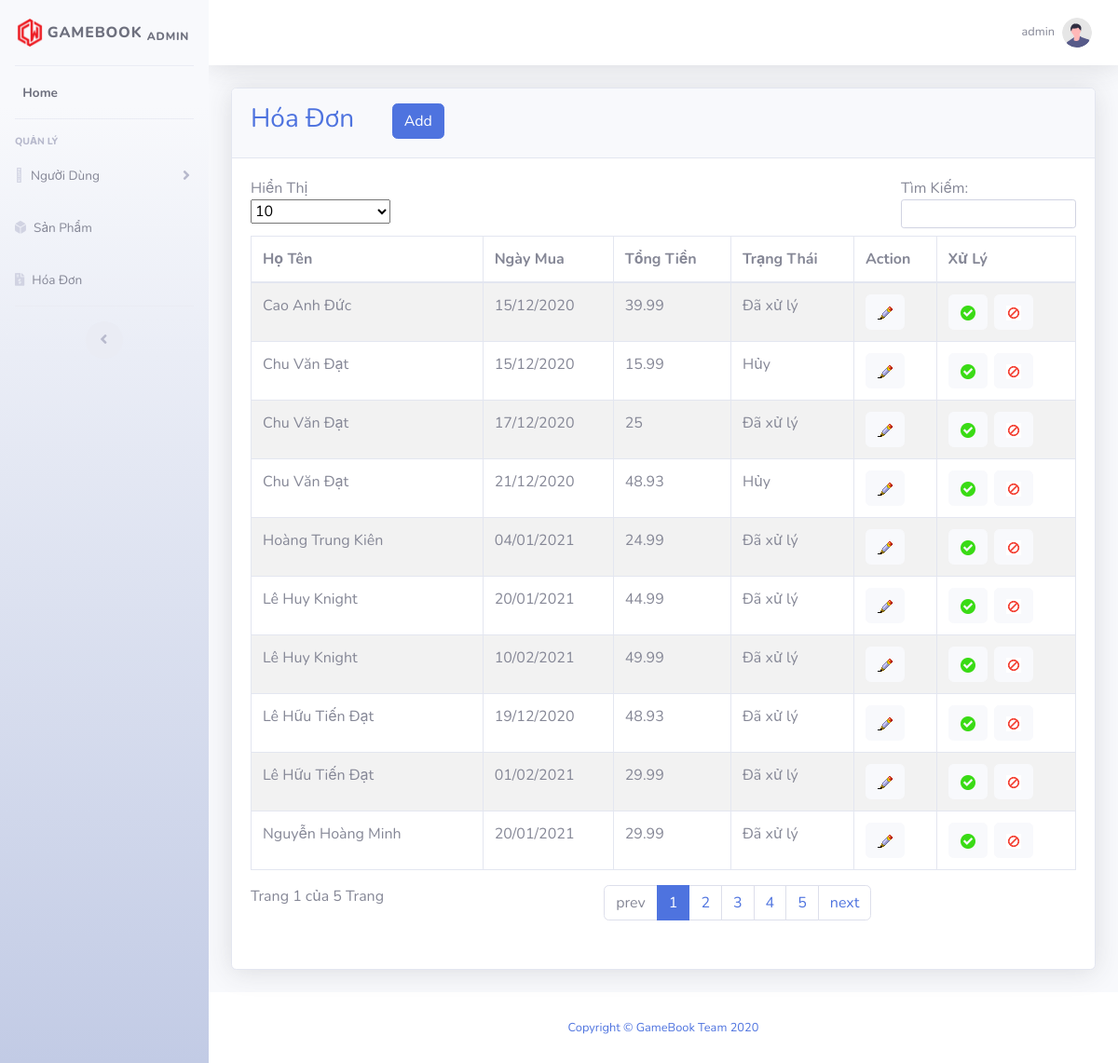
/bill.php (signed in), run on the app's committed database.
### bill.php (the view, shortened to what this page needs)
<?php
include("security.php");
include("includes/header.php");
include("includes/navbar.php");
?>
<div id="content-wrapper" class="d-flex flex-column">
    <div id="content">
        <?php include("includes/topbar.php"); ?>
        <div class="container-fluid">
            <div class="card shadow mb-4">
                <div class="card-header py-3">
                    <div class="row">
                        <div class="col-md-2 font-weight-bold text-primary">
                            <h3>Hóa Đơn</h3>
                        </div>
                        <div class="col-md-2">
                            <form action="addbill.php">
                                <button type="submit" class="btn btn-primary" data-toggle="modal" data-target="#addaprofile">
                                    Add
                                </button>
                            </form>
                        </div>
                    </div>
                </div>
                <div class="card-body">
                    <div class="table">
                        <?php
                        $query = "SELECT * FROM vhoadon";
                        $query_run = mysqli_query($connection, $query);
                        ?>
                        <table class="table  table-striped table-bordered table-hover" id="dataTable" cellspacing="0">
                            <thead>
                                <tr>
                                    <th>Họ Tên</th>
                                    <th>Ngày Mua</th>
                                    <th>Tổng Tiền</th>
                                    <th>Trạng Thái</th>
                                    <th>Action</th>
                                    <th style="width: 150px;">Xử Lý</th>
                                </tr>
                            </thead>
                            <tbody>
                                <?php
                                if (mysqli_num_rows($query_run) > 0) {
                                    while ($row = mysqli_fetch_assoc($query_run)) {
                                ?>
                                        <tr>
                                            <td><?php echo $row['Họ Tên']; ?></td>
                                            <td><?php echo $row['Date']; ?></td>
                                            <td><?php echo $row['Tong Tien']; ?></td>
                                            <td><?php echo $row['TenTinhTrang']; ?></td>
                                            <td>
                                                        <form action="/edit_bill.php" method="post">
                                                            <button type="submit" name="edit_btn" class="btn btn-light">
                                                                <img src="/img/b_edit.png" align="EDIT" />
                                                            </button>
                                                        </form>
                                            </td>
                                            <td>
                                                <div class="row">
                                                    <div class="col-md-4">
                                                        <form action="#" method="post">
                                                            <button type="submit" name="xuly_btn" class="btn btn-light">
                                                                <img src="/img/xyly.png" width="16" height="16" align="EDIT" />
                                                            </button>
                                                        </form>
                                                    </div>
                                                    <div class="col-md-4">
                                                        <form action="#" method="post">
                                                            <button type="submit" name="huy_btn" class="btn btn-light">
                                                                <img src="/img/cancel.png" width="16" height="16" align="EDIT" />
                                                            </button>
                                                        </form>
                                                    </div>
                                                </div>
                                            </td>
                                        </tr>
                                <?php
                                    }
                                } else {
                                    echo "No Record Found";
                                }
                                ?>
                            </tbody>
                        </table>
                    </div>
                </div>
            </div>
        </div>
    </div>
    <?php
    include("includes/footer.php");
    ?>

### includes/header.php (shortened to what this page needs)
<!DOCTYPE html>
<html lang="en">
<head>
    <link href="vendor/fontawesome-free/css/all.min.css" rel="stylesheet" type="text/css">
    <link rel="stylesheet" href="https://pro.fontawesome.com/releases/v5.10.0/css/all.css" />
    <link href="css/sb-admin-2.min.css" rel="stylesheet">
</head>
<body id="page-top">
    <div id="wrapper">

### includes/navbar.php (shortened to what this page needs)
<navbar class="navbar-nav bg-gradient-light sidebar sidebar-light accordion fixed-left" id="accordionSidebar">
    <a class="sidebar-brand d-flex align-items-center justify-content-center" href="index.php">
        <div class="sidebar-brand-icon">
            <img src="/img/icon.ico" width="30" height="30" alt="icon">
        </div>
        <div class="sidebar-brand-text mx-1">GameBook <sub>admin</sub></div>
    </a>
    <hr class="sidebar-divider my-0">
    <li class="nav-item active">
        <a class="nav-link" href="index.php">
            <span>Home</span>
        </a>
    </li>
    <hr class="sidebar-divider">
    <div class="sidebar-heading">
        Quản Lý
    </div>
    <?php
    if ($_SESSION['id_quyen'] == 1) {
    ?>
        <li class="nav-item">
            <a class="nav-link collapsed" href="#" data-toggle="collapse" data-target="#collapseTwo" aria-expanded="true" aria-controls="collapseTwo">
                <i class="fad fa-users"></i>
                <span>Người Dùng</span>
            </a>
        </li>
    <?php } ?>
    <li class="nav-item">
        <a class="nav-link" href="/product.php">
            <i class="fas fa-dice-d6"></i>
            <span>Sản Phẩm</span></a>
    </li>
    <li class="nav-item">
        <a class="nav-link" href="/bill.php">
            <i class="fas fa-file-invoice-dollar"></i>
            <span>Hóa Đơn</span></a>
    </li>
    <hr class="sidebar-divider d-none d-md-block">
    <div class="text-center d-none d-md-inline">
        <button class="rounded-circle border-0" id="sidebarToggle"></button>
    </div>
</navbar>

### includes/topbar.php (shortened to what this page needs)
<nav class="navbar navbar-expand navbar-light bg-white topbar mb-4 static-top shadow">
    <ul class="navbar-nav ml-auto">
        <li class="nav-item dropdown no-arrow">
            <a class="nav-link dropdown-toggle" href="#" id="userDropdown" role="button" data-toggle="dropdown" aria-haspopup="true" aria-expanded="false">
                <span class="mr-2 d-none d-lg-inline text-gray-600 small"><?= $_SESSION['username'] ?></span>
                <img class="img-profile rounded-circle" src="/img/undraw_profile.svg">
            </a>
        </li>
    </ul>
</nav>

### includes/footer.php
<footer class="sticky-footer bg-white">
    <div class="container my-auto">
        <div class="copyright text-center my-auto">
            <a href="https://github.com/fakekey/Gamebook" target=”_blank”><span>Copyright &copy; GameBook Team 2020</span></a>
        </div>
    </div>
</footer>
</div>
</body>
</html>

### data on the page
hoa don: Họ "Chu Văn Đạt", Date "15/12/2020", Tong Tien "15.99", TenTinhTrang "Hủy"
hoa don: Họ "Chu Văn Đạt", Date "17/12/2020", Tong Tien "25", TenTinhTrang "Đã xử lý"
hoa don: Họ "Chu Văn Đạt", Date "21/12/2020", Tong Tien "48.93", TenTinhTrang "Hủy"
hoa don: Họ "Lê Hữu Tiến Đạt", Date "19/12/2020", Tong Tien "48.93", TenTinhTrang "Đã xử lý"
hoa don: Họ "Nguyễn Hoàng Minh", Date "20/01/2021", Tong Tien "29.99", TenTinhTrang "Đã xử lý"
hoa don: Họ "Lê Huy Knight", Date "20/01/2021", Tong Tien "44.99", TenTinhTrang "Đã xử lý"
hoa don: Họ "Hoàng Trung Kiên", Date "04/01/2021", Tong Tien "24.99", TenTinhTrang "Đã xử lý"
hoa don: Họ "Cao Anh Đức", Date "15/12/2020", Tong Tien "39.99", TenTinhTrang "Đã xử lý"
hoa don: Họ "Lê Hữu Tiến Đạt", Date "01/02/2021", Tong Tien "29.99", TenTinhTrang "Đã xử lý"
hoa don: Họ "Lê Huy Knight", Date "10/02/2021", Tong Tien "49.99", TenTinhTrang "Đã xử lý"

### other printed values
$_SESSION['username'] "admin"
